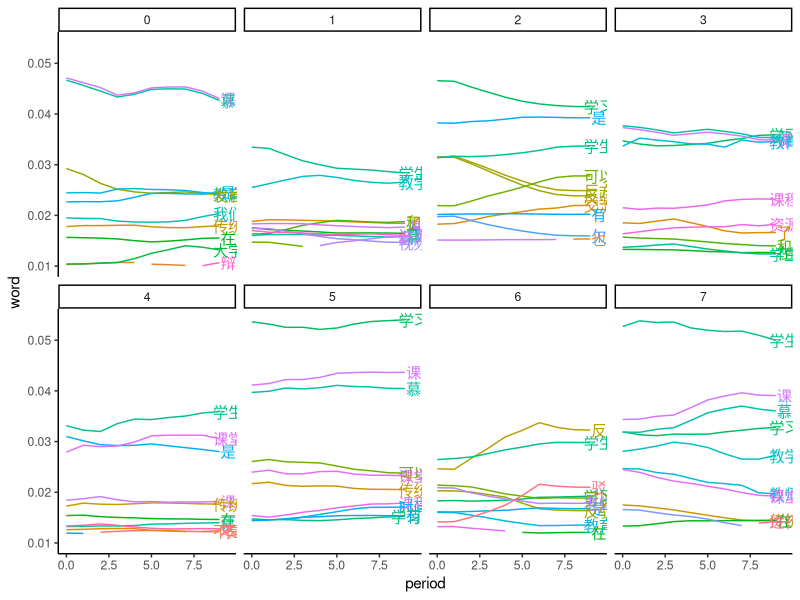
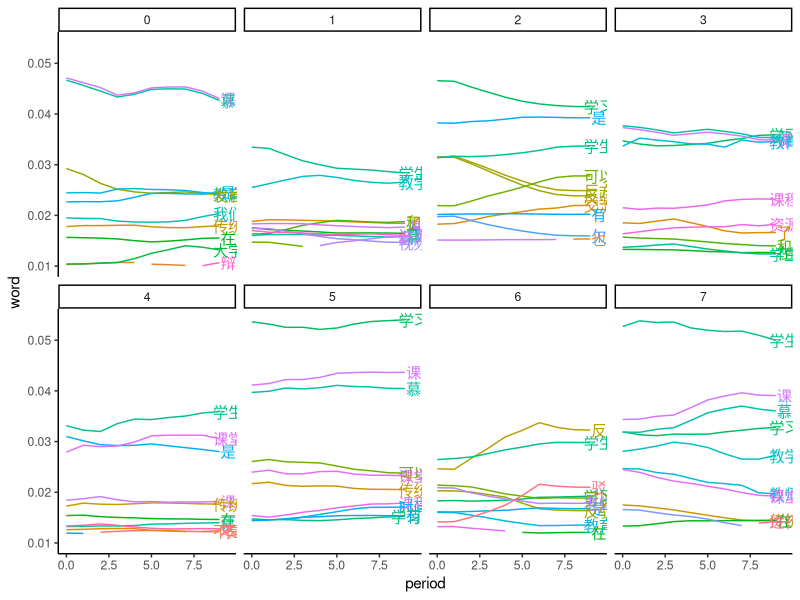

The R script that drew these images, in order: (Note: this script raises an error after producing the figures.)
## ---- chunk 1
library(tidyverse)
## ---- chunk 2
df <- read_csv("../output/model_df.csv")
## ---- chunk 3
df %>% 
    ggplot() +
    aes(x = period, y = word, color = weight) +
    geom_line() +
    geom_text(
        data = function(x) df %>% filter(period == max(period)),
        aes(label = weight), nudge_x = 0.5
    ) +
    facet_wrap(~ topicId, nrow = 2) +
    theme_classic() +
    theme(legend.position = "None")
ggsave("../figure/word_evolution.png", height = 5, width = 20)
knitr::include_graphics("../figure/word_evolution.png")
